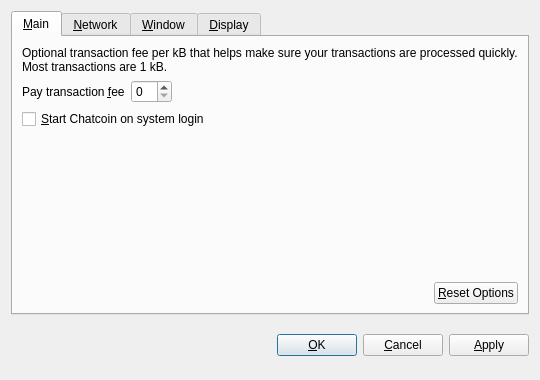
<?xml version="1.0" encoding="UTF-8"?>
<ui version="4.0">
 <class>OptionsDialog</class>
 <widget class="QDialog" name="OptionsDialog">
  <property name="geometry">
   <rect>
    <x>0</x>
    <y>0</y>
    <width>540</width>
    <height>380</height>
   </rect>
  </property>
  <property name="windowTitle">
   <string>Options</string>
  </property>
  <property name="modal">
   <bool>true</bool>
  </property>
  <layout class="QVBoxLayout" name="verticalLayout">
   <item>
    <widget class="QTabWidget" name="tabWidget">
     <property name="tabPosition">
      <enum>QTabWidget::North</enum>
     </property>
     <property name="currentIndex">
      <number>0</number>
     </property>
     <widget class="QWidget" name="tabMain">
      <attribute name="title">
       <string>&amp;Main</string>
      </attribute>
      <layout class="QVBoxLayout" name="verticalLayout_Main">
       <item>
        <widget class="QLabel" name="transactionFeeInfoLabel">
         <property name="text">
          <string>Optional transaction fee per kB that helps make sure your transactions are processed quickly. Most transactions are 1 kB.</string>
         </property>
         <property name="textFormat">
          <enum>Qt::PlainText</enum>
         </property>
         <property name="wordWrap">
          <bool>true</bool>
         </property>
        </widget>
       </item>
       <item>
        <layout class="QHBoxLayout" name="horizontalLayout_1_Main">
         <item>
          <widget class="QLabel" name="transactionFeeLabel">
           <property name="text">
            <string>Pay transaction &amp;fee</string>
           </property>
           <property name="textFormat">
            <enum>Qt::PlainText</enum>
           </property>
           <property name="buddy">
            <cstring>transactionFee</cstring>
           </property>
          </widget>
         </item>
         <item>
          <widget class="ChatcoinAmountField" name="transactionFee"/>
         </item>
         <item>
          <spacer name="horizontalSpacer_1_Main">
           <property name="orientation">
            <enum>Qt::Horizontal</enum>
           </property>
           <property name="sizeHint" stdset="0">
            <size>
             <width>40</width>
             <height>20</height>
            </size>
           </property>
          </spacer>
         </item>
        </layout>
       </item>
       <item>
        <widget class="QCheckBox" name="talkcoinAtStartup">
         <property name="toolTip">
          <string>Automatically start Chatcoin after logging in to the system.</string>
         </property>
         <property name="text">
          <string>&amp;Start Chatcoin on system login</string>
         </property>
        </widget>
       </item>
       <item>
        <spacer name="verticalSpacer_Main">
         <property name="orientation">
          <enum>Qt::Vertical</enum>
         </property>
         <property name="sizeHint" stdset="0">
          <size>
           <width>20</width>
           <height>40</height>
          </size>
         </property>
        </spacer>
       </item>
       <item>
        <layout class="QHBoxLayout" name="horizontalLayout_2_Main">
         <item>
          <spacer name="horizontalSpacer_2_Main">
           <property name="orientation">
            <enum>Qt::Horizontal</enum>
           </property>
           <property name="sizeHint" stdset="0">
            <size>
             <width>40</width>
             <height>20</height>
            </size>
           </property>
          </spacer>
         </item>
         <item>
          <widget class="QPushButton" name="resetButton">
           <property name="toolTip">
            <string>Reset all client options to default.</string>
           </property>
           <property name="text">
            <string>&amp;Reset Options</string>
           </property>
           <property name="autoDefault">
            <bool>false</bool>
           </property>
          </widget>
         </item>
        </layout>
       </item>
      </layout>
     </widget>
     <widget class="QWidget" name="tabNetwork">
      <attribute name="title">
       <string>&amp;Network</string>
      </attribute>
      <layout class="QVBoxLayout" name="verticalLayout_Network">
       <item>
        <widget class="QCheckBox" name="mapPortUpnp">
         <property name="toolTip">
          <string>Automatically open the Chatcoin client port on the router. This only works when your router supports UPnP and it is enabled.</string>
         </property>
         <property name="text">
          <string>Map port using &amp;UPnP</string>
         </property>
        </widget>
       </item>
       <item>
        <widget class="QCheckBox" name="connectSocks">
         <property name="toolTip">
          <string>Connect to the Chatcoin network through a SOCKS proxy (e.g. when connecting through Tor).</string>
         </property>
         <property name="text">
          <string>&amp;Connect through SOCKS proxy:</string>
         </property>
        </widget>
       </item>
       <item>
        <layout class="QHBoxLayout" name="horizontalLayout_Network">
         <item>
          <widget class="QLabel" name="proxyIpLabel">
           <property name="text">
            <string>Proxy &amp;IP:</string>
           </property>
           <property name="textFormat">
            <enum>Qt::PlainText</enum>
           </property>
           <property name="buddy">
            <cstring>proxyIp</cstring>
           </property>
          </widget>
         </item>
         <item>
          <widget class="QValidatedLineEdit" name="proxyIp">
           <property name="maximumSize">
            <size>
             <width>140</width>
             <height>16777215</height>
            </size>
           </property>
           <property name="toolTip">
            <string>IP address of the proxy (e.g. 127.0.0.1)</string>
           </property>
          </widget>
         </item>
         <item>
          <widget class="QLabel" name="proxyPortLabel">
           <property name="text">
            <string>&amp;Port:</string>
           </property>
           <property name="textFormat">
            <enum>Qt::PlainText</enum>
           </property>
           <property name="buddy">
            <cstring>proxyPort</cstring>
           </property>
          </widget>
         </item>
         <item>
          <widget class="QLineEdit" name="proxyPort">
           <property name="maximumSize">
            <size>
             <width>55</width>
             <height>16777215</height>
            </size>
           </property>
           <property name="toolTip">
            <string>Port of the proxy (e.g. 9050)</string>
           </property>
          </widget>
         </item>
         <item>
          <widget class="QLabel" name="socksVersionLabel">
           <property name="text">
            <string>SOCKS &amp;Version:</string>
           </property>
           <property name="textFormat">
            <enum>Qt::PlainText</enum>
           </property>
           <property name="buddy">
            <cstring>socksVersion</cstring>
           </property>
          </widget>
         </item>
         <item>
          <widget class="QValueComboBox" name="socksVersion">
           <property name="toolTip">
            <string>SOCKS version of the proxy (e.g. 5)</string>
           </property>
          </widget>
         </item>
         <item>
          <spacer name="horizontalSpacer_Network">
           <property name="orientation">
            <enum>Qt::Horizontal</enum>
           </property>
           <property name="sizeHint" stdset="0">
            <size>
             <width>40</width>
             <height>20</height>
            </size>
           </property>
          </spacer>
         </item>
        </layout>
       </item>
       <item>
        <spacer name="verticalSpacer_Network">
         <property name="orientation">
          <enum>Qt::Vertical</enum>
         </property>
         <property name="sizeHint" stdset="0">
          <size>
           <width>20</width>
           <height>40</height>
          </size>
         </property>
        </spacer>
       </item>
      </layout>
     </widget>
     <widget class="QWidget" name="tabWindow">
      <attribute name="title">
       <string>&amp;Window</string>
      </attribute>
      <layout class="QVBoxLayout" name="verticalLayout_Window">
       <item>
        <widget class="QCheckBox" name="minimizeToTray">
         <property name="toolTip">
          <string>Show only a tray icon after minimizing the window.</string>
         </property>
         <property name="text">
          <string>&amp;Minimize to the tray instead of the taskbar</string>
         </property>
        </widget>
       </item>
       <item>
        <widget class="QCheckBox" name="minimizeOnClose">
         <property name="toolTip">
          <string>Minimize instead of exit the application when the window is closed. When this option is enabled, the application will be closed only after selecting Quit in the menu.</string>
         </property>
         <property name="text">
          <string>M&amp;inimize on close</string>
         </property>
        </widget>
       </item>
       <item>
        <spacer name="verticalSpacer_Window">
         <property name="orientation">
          <enum>Qt::Vertical</enum>
         </property>
         <property name="sizeHint" stdset="0">
          <size>
           <width>20</width>
           <height>40</height>
          </size>
         </property>
        </spacer>
       </item>
      </layout>
     </widget>
     <widget class="QWidget" name="tabDisplay">
      <attribute name="title">
       <string>&amp;Display</string>
      </attribute>
      <layout class="QVBoxLayout" name="verticalLayout_Display">
       <item>
        <layout class="QHBoxLayout" name="horizontalLayout_1_Display">
         <item>
          <widget class="QLabel" name="langLabel">
           <property name="text">
            <string>User Interface &amp;language:</string>
           </property>
           <property name="textFormat">
            <enum>Qt::PlainText</enum>
           </property>
           <property name="buddy">
            <cstring>lang</cstring>
           </property>
          </widget>
         </item>
         <item>
          <widget class="QValueComboBox" name="lang">
           <property name="toolTip">
            <string>The user interface language can be set here. This setting will take effect after restarting Chatcoin.</string>
           </property>
          </widget>
         </item>
        </layout>
       </item>
       <item>
        <layout class="QHBoxLayout" name="horizontalLayout_2_Display">
         <item>
          <widget class="QLabel" name="unitLabel">
           <property name="text">
            <string>&amp;Unit to show amounts in:</string>
           </property>
           <property name="textFormat">
            <enum>Qt::PlainText</enum>
           </property>
           <property name="buddy">
            <cstring>unit</cstring>
           </property>
          </widget>
         </item>
         <item>
          <widget class="QValueComboBox" name="unit">
           <property name="toolTip">
            <string>Choose the default subdivision unit to show in the interface and when sending coins.</string>
           </property>
          </widget>
         </item>
        </layout>
       </item>
       <item>
        <widget class="QCheckBox" name="displayAddresses">
         <property name="toolTip">
          <string>Whether to show Chatcoin addresses in the transaction list or not.</string>
         </property>
         <property name="text">
          <string>&amp;Display addresses in transaction list</string>
         </property>
        </widget>
       </item>
       <item>
        <widget class="QCheckBox" name="coinControlFeatures">
         <property name="toolTip">
          <string>Whether to show coin control features or not.</string>
         </property>
         <property name="text">
          <string>Display coin &amp;control features (experts only!)</string>
         </property>
        </widget>
       </item>
       <item>
        <spacer name="verticalSpacer_Display">
         <property name="orientation">
          <enum>Qt::Vertical</enum>
         </property>
         <property name="sizeHint" stdset="0">
          <size>
           <width>20</width>
           <height>40</height>
          </size>
         </property>
        </spacer>
       </item>
      </layout>
     </widget>
    </widget>
   </item>
   <item>
    <layout class="QHBoxLayout" name="horizontalLayout_Buttons">
     <item>
      <spacer name="horizontalSpacer_1">
       <property name="orientation">
        <enum>Qt::Horizontal</enum>
       </property>
       <property name="sizeHint" stdset="0">
        <size>
         <width>40</width>
         <height>48</height>
        </size>
       </property>
      </spacer>
     </item>
     <item>
      <widget class="QLabel" name="statusLabel">
       <property name="font">
        <font>
         <weight>75</weight>
         <bold>true</bold>
        </font>
       </property>
       <property name="text">
        <string/>
       </property>
       <property name="textFormat">
        <enum>Qt::PlainText</enum>
       </property>
       <property name="wordWrap">
        <bool>true</bool>
       </property>
      </widget>
     </item>
     <item>
      <spacer name="horizontalSpacer_2">
       <property name="orientation">
        <enum>Qt::Horizontal</enum>
       </property>
       <property name="sizeHint" stdset="0">
        <size>
         <width>40</width>
         <height>48</height>
        </size>
       </property>
      </spacer>
     </item>
     <item>
      <widget class="QPushButton" name="okButton">
       <property name="text">
        <string>&amp;OK</string>
       </property>
      </widget>
     </item>
     <item>
      <widget class="QPushButton" name="cancelButton">
       <property name="text">
        <string>&amp;Cancel</string>
       </property>
       <property name="autoDefault">
        <bool>false</bool>
       </property>
      </widget>
     </item>
     <item>
      <widget class="QPushButton" name="applyButton">
       <property name="text">
        <string>&amp;Apply</string>
       </property>
       <property name="autoDefault">
        <bool>false</bool>
       </property>
      </widget>
     </item>
    </layout>
   </item>
  </layout>
 </widget>
 <customwidgets>
  <customwidget>
   <class>ChatcoinAmountField</class>
   <extends>QSpinBox</extends>
   <header>talkcoinamountfield.h</header>
  </customwidget>
  <customwidget>
   <class>QValueComboBox</class>
   <extends>QComboBox</extends>
   <header>qvaluecombobox.h</header>
  </customwidget>
  <customwidget>
   <class>QValidatedLineEdit</class>
   <extends>QLineEdit</extends>
   <header>qvalidatedlineedit.h</header>
  </customwidget>
 </customwidgets>
 <resources/>
 <connections/>
</ui>
